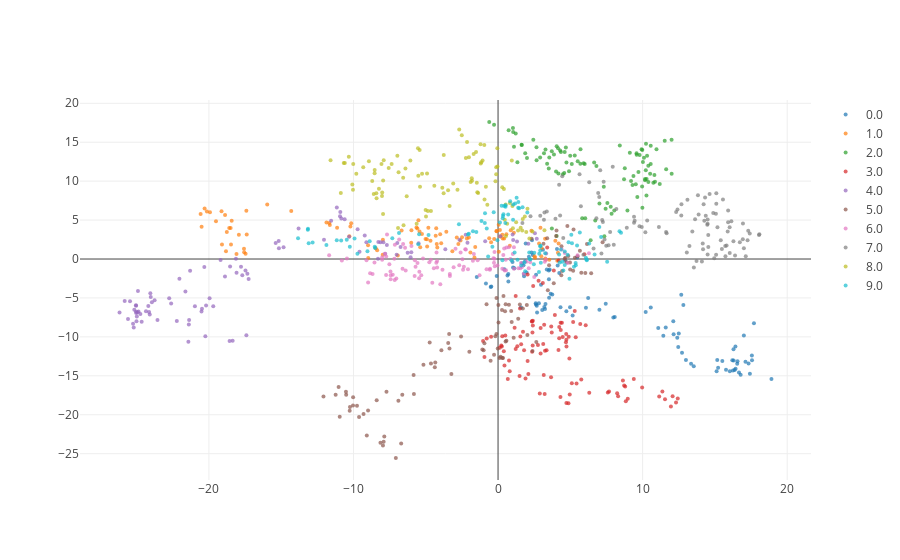

This figure's notebook cell:
### Code cell
plotter(xs, style='.', reduce_kwargs={'ndims': 2})
